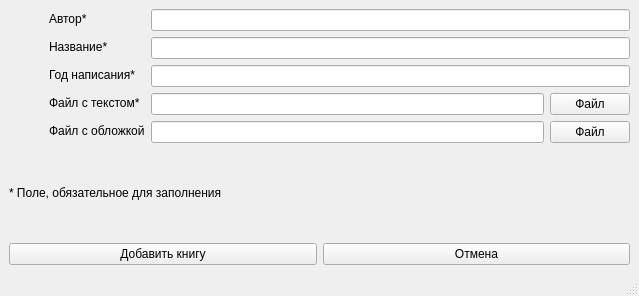
<?xml version="1.0" encoding="UTF-8"?>
<ui version="4.0">
 <class>ChoiceBookWindow</class>
 <widget class="QMainWindow" name="ChoiceBookWindow">
  <property name="geometry">
   <rect>
    <x>0</x>
    <y>0</y>
    <width>639</width>
    <height>296</height>
   </rect>
  </property>
  <property name="sizePolicy">
   <sizepolicy hsizetype="Minimum" vsizetype="Minimum">
    <horstretch>0</horstretch>
    <verstretch>0</verstretch>
   </sizepolicy>
  </property>
  <property name="windowTitle">
   <string>Новая книга</string>
  </property>
  <widget class="QWidget" name="centralwidget">
   <property name="sizePolicy">
    <sizepolicy hsizetype="Minimum" vsizetype="Minimum">
     <horstretch>0</horstretch>
     <verstretch>0</verstretch>
    </sizepolicy>
   </property>
   <layout class="QGridLayout" name="gridLayout">
    <item row="1" column="0">
     <widget class="QLabel" name="label_6">
      <property name="text">
       <string>* Поле, обязательное для заполнения</string>
      </property>
     </widget>
    </item>
    <item row="0" column="0">
     <layout class="QFormLayout" name="formLayout_2">
      <item row="0" column="0">
       <layout class="QHBoxLayout" name="horizontalLayout">
        <item>
         <spacer name="horizontalSpacer">
          <property name="orientation">
           <enum>Qt::Horizontal</enum>
          </property>
          <property name="sizeHint" stdset="0">
           <size>
            <width>40</width>
            <height>20</height>
           </size>
          </property>
         </spacer>
        </item>
        <item>
         <widget class="QLabel" name="label">
          <property name="sizePolicy">
           <sizepolicy hsizetype="Maximum" vsizetype="Maximum">
            <horstretch>0</horstretch>
            <verstretch>0</verstretch>
           </sizepolicy>
          </property>
          <property name="text">
           <string>Автор*</string>
          </property>
         </widget>
        </item>
       </layout>
      </item>
      <item row="0" column="1">
       <widget class="QLineEdit" name="authorEdit"/>
      </item>
      <item row="1" column="0">
       <layout class="QHBoxLayout" name="horizontalLayout_2">
        <item>
         <spacer name="horizontalSpacer_2">
          <property name="orientation">
           <enum>Qt::Horizontal</enum>
          </property>
          <property name="sizeHint" stdset="0">
           <size>
            <width>40</width>
            <height>20</height>
           </size>
          </property>
         </spacer>
        </item>
        <item>
         <widget class="QLabel" name="label_2">
          <property name="sizePolicy">
           <sizepolicy hsizetype="Maximum" vsizetype="Maximum">
            <horstretch>0</horstretch>
            <verstretch>0</verstretch>
           </sizepolicy>
          </property>
          <property name="text">
           <string>Название*</string>
          </property>
         </widget>
        </item>
       </layout>
      </item>
      <item row="1" column="1">
       <widget class="QLineEdit" name="titleEdit"/>
      </item>
      <item row="2" column="0">
       <layout class="QHBoxLayout" name="horizontalLayout_3">
        <item>
         <spacer name="horizontalSpacer_3">
          <property name="orientation">
           <enum>Qt::Horizontal</enum>
          </property>
          <property name="sizeHint" stdset="0">
           <size>
            <width>40</width>
            <height>20</height>
           </size>
          </property>
         </spacer>
        </item>
        <item>
         <widget class="QLabel" name="label_3">
          <property name="sizePolicy">
           <sizepolicy hsizetype="Maximum" vsizetype="Maximum">
            <horstretch>0</horstretch>
            <verstretch>0</verstretch>
           </sizepolicy>
          </property>
          <property name="text">
           <string>Год написания*</string>
          </property>
         </widget>
        </item>
       </layout>
      </item>
      <item row="2" column="1">
       <widget class="QLineEdit" name="yearEdit"/>
      </item>
      <item row="3" column="0">
       <layout class="QHBoxLayout" name="horizontalLayout_6">
        <item>
         <spacer name="horizontalSpacer_4">
          <property name="orientation">
           <enum>Qt::Horizontal</enum>
          </property>
          <property name="sizeHint" stdset="0">
           <size>
            <width>40</width>
            <height>20</height>
           </size>
          </property>
         </spacer>
        </item>
        <item>
         <widget class="QLabel" name="label_4">
          <property name="sizePolicy">
           <sizepolicy hsizetype="Maximum" vsizetype="Maximum">
            <horstretch>0</horstretch>
            <verstretch>0</verstretch>
           </sizepolicy>
          </property>
          <property name="text">
           <string>Файл с текстом*</string>
          </property>
         </widget>
        </item>
       </layout>
      </item>
      <item row="3" column="1">
       <layout class="QHBoxLayout" name="horizontalLayout_4">
        <item>
         <widget class="QLineEdit" name="textEdit">
          <property name="sizePolicy">
           <sizepolicy hsizetype="Minimum" vsizetype="Maximum">
            <horstretch>0</horstretch>
            <verstretch>0</verstretch>
           </sizepolicy>
          </property>
         </widget>
        </item>
        <item>
         <widget class="QPushButton" name="textButton">
          <property name="sizePolicy">
           <sizepolicy hsizetype="Maximum" vsizetype="Maximum">
            <horstretch>0</horstretch>
            <verstretch>0</verstretch>
           </sizepolicy>
          </property>
          <property name="text">
           <string>Файл</string>
          </property>
         </widget>
        </item>
       </layout>
      </item>
      <item row="4" column="0">
       <layout class="QHBoxLayout" name="horizontalLayout_7">
        <item>
         <spacer name="horizontalSpacer_5">
          <property name="orientation">
           <enum>Qt::Horizontal</enum>
          </property>
          <property name="sizeHint" stdset="0">
           <size>
            <width>40</width>
            <height>20</height>
           </size>
          </property>
         </spacer>
        </item>
        <item>
         <widget class="QLabel" name="label_5">
          <property name="sizePolicy">
           <sizepolicy hsizetype="Maximum" vsizetype="Maximum">
            <horstretch>0</horstretch>
            <verstretch>0</verstretch>
           </sizepolicy>
          </property>
          <property name="text">
           <string>Файл с обложкой</string>
          </property>
         </widget>
        </item>
       </layout>
      </item>
      <item row="4" column="1">
       <layout class="QHBoxLayout" name="horizontalLayout_5">
        <item>
         <widget class="QLineEdit" name="pictureEdit">
          <property name="sizePolicy">
           <sizepolicy hsizetype="Minimum" vsizetype="Maximum">
            <horstretch>0</horstretch>
            <verstretch>0</verstretch>
           </sizepolicy>
          </property>
         </widget>
        </item>
        <item>
         <widget class="QPushButton" name="pictureButton">
          <property name="sizePolicy">
           <sizepolicy hsizetype="Maximum" vsizetype="Maximum">
            <horstretch>0</horstretch>
            <verstretch>0</verstretch>
           </sizepolicy>
          </property>
          <property name="text">
           <string>Файл</string>
          </property>
         </widget>
        </item>
       </layout>
      </item>
     </layout>
    </item>
    <item row="2" column="0">
     <layout class="QHBoxLayout" name="horizontalLayout_8">
      <item>
       <widget class="QPushButton" name="add_bookButton">
        <property name="text">
         <string>Добавить книгу</string>
        </property>
       </widget>
      </item>
      <item>
       <widget class="QPushButton" name="cancelButton">
        <property name="text">
         <string>Отмена</string>
        </property>
       </widget>
      </item>
     </layout>
    </item>
   </layout>
  </widget>
  <widget class="QMenuBar" name="menubar">
   <property name="geometry">
    <rect>
     <x>0</x>
     <y>0</y>
     <width>639</width>
     <height>26</height>
    </rect>
   </property>
  </widget>
  <widget class="QStatusBar" name="statusbar"/>
 </widget>
 <resources/>
 <connections/>
</ui>
